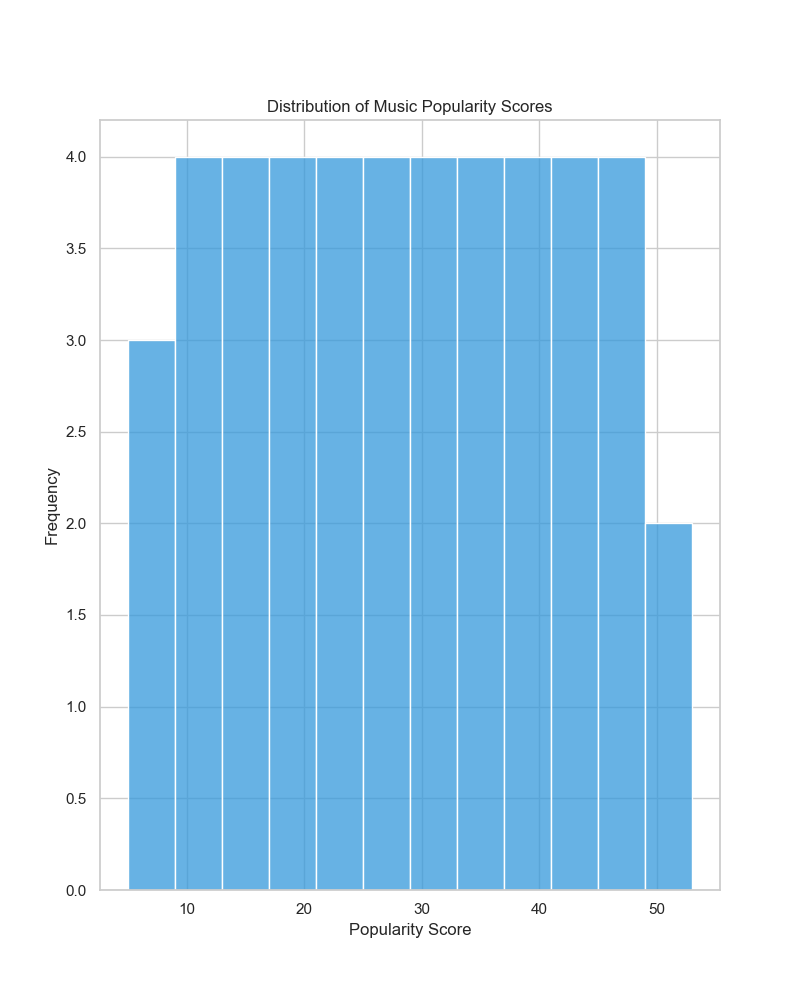

This figure's Python source:

import seaborn as sns
import matplotlib.pyplot as plt
import pandas as pd

data = {
    "Popularity": [
        5, 7, 8, 9, 10, 11, 12, 13, 14, 15, 16, 17, 18, 19, 20, 21, 22, 23, 24, 
        25, 26, 27, 28, 29, 30, 31, 32, 33, 34, 35, 36, 37, 38, 39, 40, 41, 42, 
        43, 44, 45, 46, 47, 48, 49, 50
    ]
}

df = pd.DataFrame(data)

plt.figure(figsize=(8, 10))

sns.histplot(df['Popularity'], 
             bins=10, 
             kde=False, 
             color='#3498db', 
             binwidth=4,
             orientation='vertical')

plt.title('Distribution of Music Popularity Scores')
plt.xlabel('Popularity Score')
plt.ylabel('Frequency')

plt.show()
